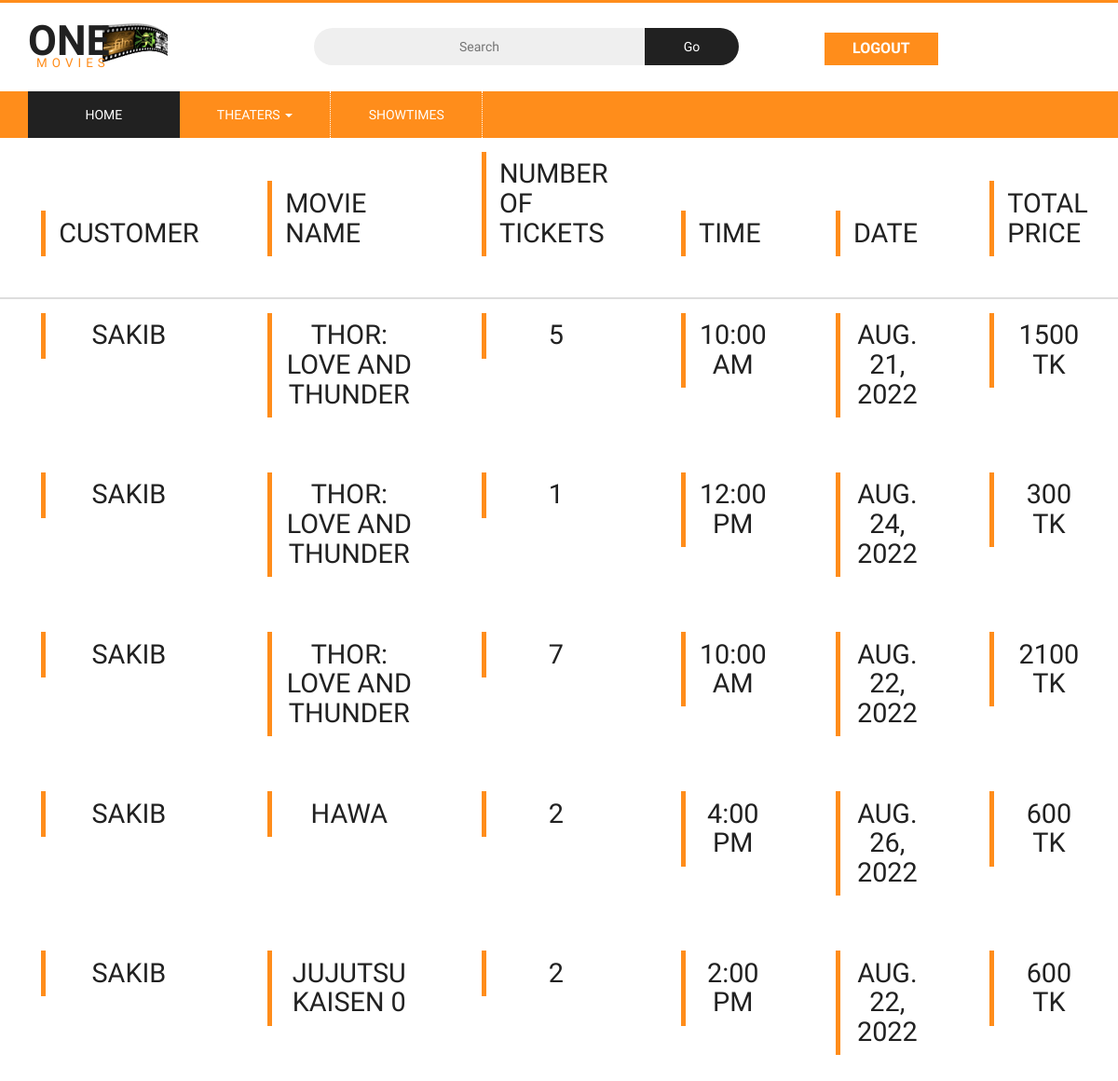
Page /bookedtickets/ (signed in) on the earlier database version.
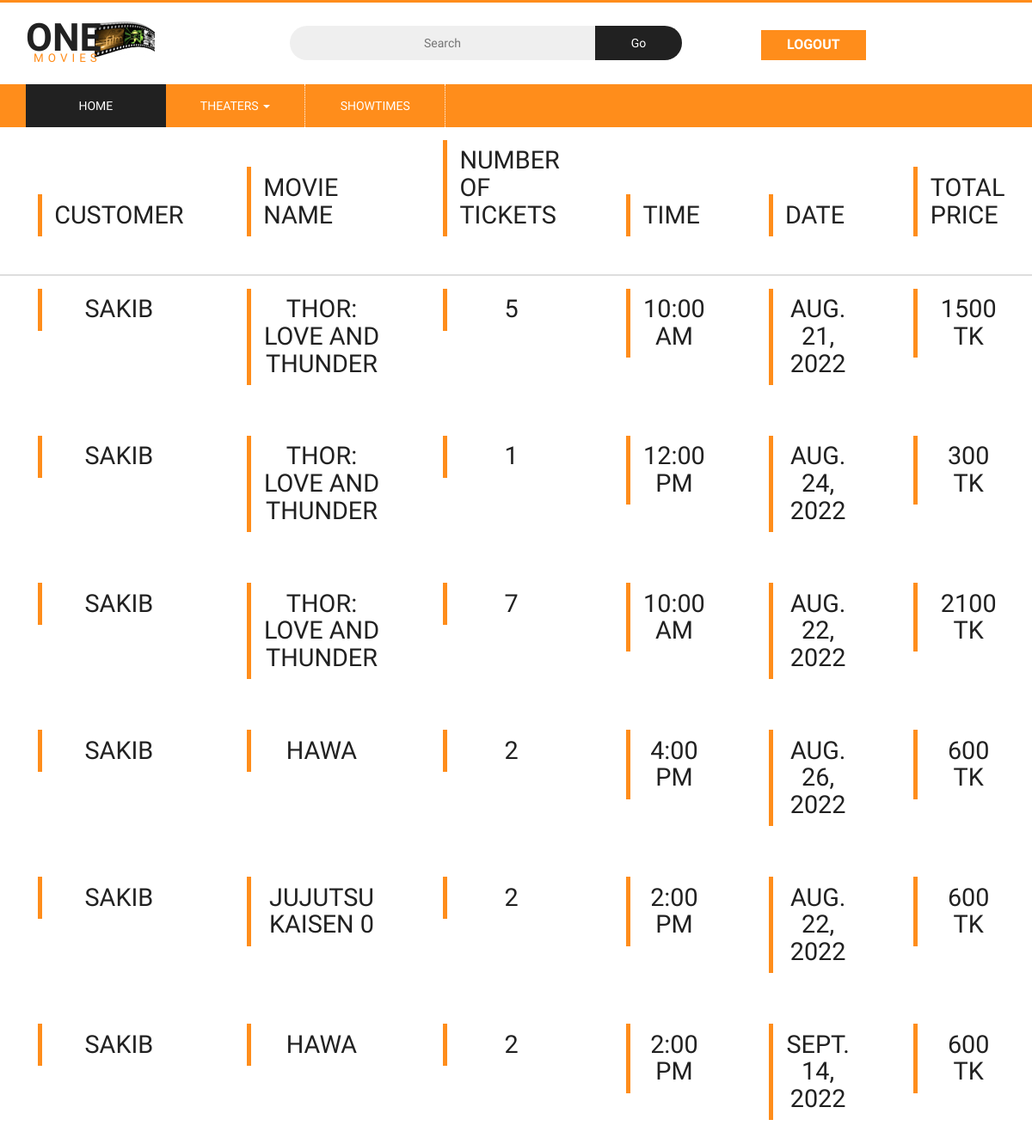
Same page on the later database version.
### movies/models.py (models this page shows)
class bookedtickets(models.Model):
    def validate_date(date):
        if date < datetime.datetime.now().date():
            raise ValidationError("Date cannot be in the past")
    time_choices=(
        ('1','10:00 AM'),
        ('2','12:00 PM'),
        ('3','2:00 PM'),
        ('4','4:00 PM'),
    )
    username = models.CharField(max_length=255)
    movie_name= models.CharField(max_length=255)
    number_of_tickets=models.IntegerField(validators=[MinValueValidator(0), MaxValueValidator(20)])
    selected_time=models.CharField(max_length=255, choices=time_choices, default='1',null=True)
    booking_date=models.DateField(validators=[validate_date])
    total_price= models.IntegerField(default=0)
    def __str__(self):
        return f"{self.username,self.movie_name,self.number_of_tickets,self.booking_date,self.selected_time,self.total_price}"

### movietheater/views.py (the view)
# urls.py: path('bookedtickets/',views.showticket,name="tickets"),
def showticket(request):
    theater_list= Theater.objects.all()
    ticket_list=bookedtickets.objects.filter(username=request.user)
    print("tickets of user",ticket_list)
    return render(request, 'movietheater/bookedtickets.html',{"theaters":theater_list,"tickets":ticket_list})

### account/models.py (called while the page is built)
    def __str__(self):
        return f'{self.username}'

### movietheater/templates/movietheater/bookedtickets.html (shortened to what this page needs)
{% load static %}
<!DOCTYPE html>
<html lang="en">
<head>
<link href="{% static 'movietheater/css/bootstrap.css' %}" rel="stylesheet" type="text/css" media="all" />
<link href="{% static 'movietheater/css/style.css' %}" rel="stylesheet" type="text/css" media="all" />
<link rel="stylesheet" href="{% static 'movietheater/css/contactstyle.css' %}" type="text/css" media="all" />
<link rel="stylesheet" href="{% static 'movietheater/css/faqstyle.css' %}" type="text/css" media="all" />
<link href="{% static 'movietheater/css/single.css' %}" rel='stylesheet' type='text/css' />
<link href="{% static 'movietheater/css/medile.css' %}" rel='stylesheet' type='text/css' />
<link href="{% static 'movietheater/css/jquery.slidey.min.css' %}" rel="stylesheet">
<link href="{% static 'movietheater/css/popuo-box.css' %}" rel="stylesheet" type="text/css" media="all" />
<link rel="stylesheet" href="{% static 'movietheater/css/font-awesome.min.css' %}" />
<link href="{% static 'movietheater/css/owl.carousel.css' %}" rel="stylesheet" type="text/css" media="all">
</head>
<body>
	<div class="header">
		<div class="container">
			<div class="w3layouts_logo">
				<a href="{% url 'index' %}"><h1>One<span>Movies</span></h1></a>
			</div>
			<div class="w3_search">
				<form action="#" method="post">
					<input type="text" name="Search" placeholder="Search" required="">
					<input type="submit" value="Go">
				</form>
			</div>
			{% if user.is_authenticated %}
			<div class="w3l_sign_in_register">
				<ul>
					<li><a href="{% url 'logout' %}" >Logout</a></li>
				</ul>
			</div>
			{% else %}
			<div class="w3l_sign_in_register">
				<ul>
					<li><a href="{% url 'login' %}" >Login</a></li>
				</ul>
			</div>
			{% endif %}
		</div>
	</div>
	<div class="movies_nav">
		<div class="container">
			<nav class="navbar navbar-default">
				<div class="collapse navbar-collapse navbar-right" id="bs-example-navbar-collapse-1">
					<nav>
						<ul class="nav navbar-nav">
							<li class="active"><a href="{% url 'index' %}">Home</a></li>
							<li class="dropdown">
								<a href="#" class="dropdown-toggle" data-toggle="dropdown">Theaters <b class="caret"></b></a>
							</li>
							<li><a href="{% url 'theaters' %}">ShowTimes</a></li>
						</ul>
					</nav>
				</div>
			</nav>
		</div>
	</div>
<table class="table text-center table-hover border mt-2">
	<thead>
	  <tr class= "table-primary">
		<th scope="col"><h4 class="latest-text w3_latest_text">Customer</h4></th>
		<th scope="col"><h4 class="latest-text w3_latest_text">Movie Name</h4></th>
		<th scope="col"><h4 class="latest-text w3_latest_text">Number of Tickets</h4></th>
		<th scope="col"><h4 class="latest-text w3_latest_text">Time</h4></th>
		<th scope="col"><h4 class="latest-text w3_latest_text">Date</h4></th>
        <th scope="col"><h4 class="latest-text w3_latest_text">Total Price</h4></th>
	  </tr>
	</thead>
	<tbody>
	{% for data in tickets %}
	  <tr>
		<td><h4 class="latest-text w3_latest_text">{{data.username}}</h4></td>
		<td><h4 class="latest-text w3_latest_text">{{data.movie_name}}</h4></td>
		<td><h4 class="latest-text w3_latest_text">{{data.number_of_tickets}}</h4></td>
		<td><h4 class="latest-text w3_latest_text">{{data.get_selected_time_display}}</h4></td>
		<td><h4 class="latest-text w3_latest_text">{{data.booking_date}}</h4></td>
        <td><h4 class="latest-text w3_latest_text">{{data.total_price}} TK</h4></td>
	  </tr>
	{%endfor%}
	</tbody>
</table>

### movietheater/static/movietheater/css/style.css (style rules this page uses)
html, body { font-size: 100%; font-family: 'Roboto Condensed', sans-serif; background:#ffffff; }
ul li,ol li { font-size:14px; }
h1,h2,h3,h4,h5,h6,a { font-family: 'Roboto Condensed', sans-serif; margin:0; }
ul,label { margin:0; padding:0; }
input[type="submit"],.agileinfo_chat a,.w3ls_footer_grid1_left p a,.w3l_sign_in_register ul li a,.w3ls_footer_grid1_right ul li a,.w3_customer_email_right a,ul.dropdown-menu.multi-column ul li a { transition:.5s ease-in; -webkit-transition:.5s ease-in; -moz-transition:.5s ease-in; -o-transition:.5s ease-in; -ms-transition:.5s ease-in; }
.header { padding: 1em 0; border-top: 3px solid #FF8D1B; }
.w3layouts_logo { float:left; }
.w3layouts_logo a { display:block; text-decoration:none; }
.w3layouts_logo a h1 { font-size: 2.8em; color: #212121; text-transform: uppercase; background: url(../images/1.jpg) no-repeat 80px 6px; padding-right: 1.67em; font-weight: 900; padding-bottom: .3em; }
.w3layouts_logo a h1 span { color: #FF8D1B; font-size: .3em; display: block; font-weight: 300; letter-spacing: 5px; text-align: right; line-height: 0; }
.w3_search { float: left; width: 40%; margin-left: 9em; margin-top: .7em; }
.w3_search input[type="text"] { outline: none; border: none; background:#EFEFEF; padding: 10px; text-align: center; font-size: 14px; color: #999; width: 78%; float: left; border-top-left-radius: 25px; border-bottom-left-radius: 25px; }
.w3_search input[type="submit"] { outline: none; border: none; background: #212121; padding: 10px 0; font-size: 14px; color: #fff; width: 22%; border-top-right-radius: 25px; border-bottom-right-radius: 25px; }
.w3l_sign_in_register { float: right; margin-top:1em; width: 25%; }
.w3l_sign_in_register ul li a { color: #fff; display: inline-block; text-transform: uppercase; text-decoration: none; background: #FF8D1B; text-align: center; padding: 6px 30px; font-weight: bold; }
.w3l_sign_in_register ul li { display:inline-block; color:#212121; font-size:1em; }
.w3l_sign_in_register ul li i,.w3l_sign_in_register ul li:first-child { padding-right:1em; }
.navbar-default { background: none; border: none; }
.navbar { margin-bottom: 0; }
.navbar-right { float: none !important; margin-right: 0; }
.navbar-collapse { padding: 0; }
.movies_nav { background: #FF8D1B; }
.navbar-default .navbar-nav > li > a { color: #fff; text-transform: uppercase; }
.navbar-nav > li { float: left; border-right: 1px dotted #fff; width:14.27%; text-align: center; }
.navbar-nav { float: none; margin: 0; }
.navbar-default .navbar-nav > .active > a, .navbar-default .navbar-nav > .active > a:hover, .navbar-default .navbar-nav > .active > a:focus { color: #fff; background-color: #212121; }
ul.nav.navbar-nav li.active { border-right: none; }
.w3_latest_text { margin-left: 3em; }
.table > thead > tr > th, .table > tbody > tr > th, .table > tfoot > tr > th, .table > thead > tr > td, .table > tbody > tr > td, .table > tfoot > tr > td { border-top: none !important; }
.table td, .table>tbody>tr>td, .table>tbody>tr>th, .table>tfoot>tr>td, .table>tfoot>tr>th, .table>thead>tr>td, .table>thead>tr>th { padding: 15px!important; }
.table > thead > tr > th, .table > tbody > tr > th, .table > tfoot > tr > th, .table > thead > tr > td, .table > tbody > tr > td, .table > tfoot > tr > td { font-size: 0.9em; color: #999; border-top: none !important; }
@media (max-width:1280px) { h4.latest-text { margin-left: 1em !important; } }

### movietheater/static/movietheater/css/contactstyle.css (style rules this page uses)
html, body { font-size: 100%; font-family: 'Roboto Condensed', sans-serif; background:#ffffff; }
ul li,ol li { font-size:14px; }
h1,h2,h3,h4,h5,h6,a { font-family: 'Roboto Condensed', sans-serif; margin:0; }
ul,label { margin:0; padding:0; }
input[type="submit"],.agileinfo_chat a,.w3_customer_email_right a,ul.dropdown-menu.multi-column ul li a { transition:.5s ease-in; -webkit-transition:.5s ease-in; -moz-transition:.5s ease-in; -o-transition:.5s ease-in; -ms-transition:.5s ease-in; }

### movietheater/static/movietheater/css/faqstyle.css (style rules this page uses)
html, body { font-size: 100%; font-family: 'Roboto Condensed', sans-serif; background:#ffffff; }
ul li,ol li { font-size:14px; }
h1,h2,h3,h4,h5,h6,a { font-family: 'Roboto Condensed', sans-serif; margin:0; }
ul,label { margin:0; padding:0; }
input[type="submit"],.agileinfo_chat a,.w3_customer_email_right a,ul.dropdown-menu.multi-column ul li a { transition:.5s ease-in; -webkit-transition:.5s ease-in; -moz-transition:.5s ease-in; -o-transition:.5s ease-in; -ms-transition:.5s ease-in; }

### movietheater/static/movietheater/css/single.css (style rules this page uses)
html, body { font-size: 100%; font-family: 'Roboto Condensed', sans-serif; }

Differences in the rows shown:
added bookedtickets: username "SAKIB", movie_name "HAWA", number_of_tickets "2", selected_time "2:00 PM", booking_date "SEPT. 14, 2022", total_price "600"
